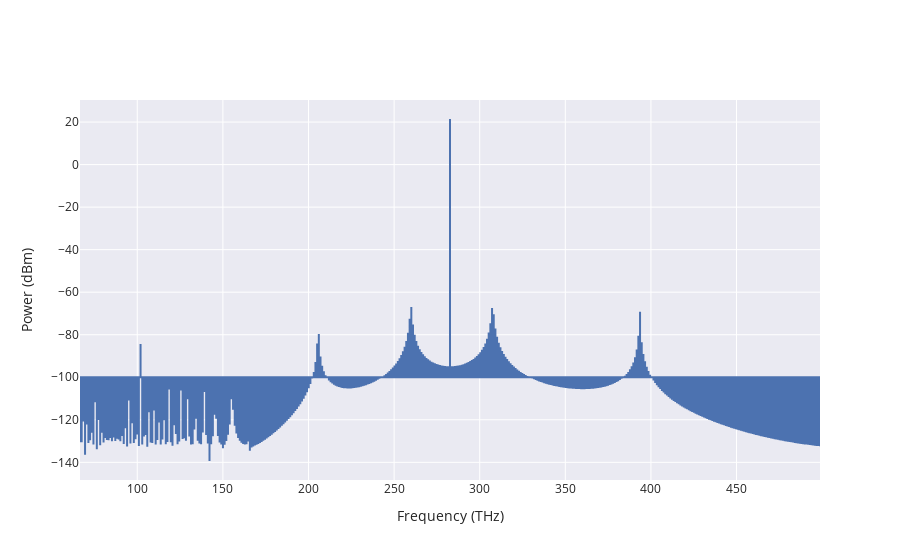

The code cell stored with this chart in its notebook:
### Code cell
solver.PlotCombSpectra(3345).show()

### Figure 1 — Plotly figure (JSON) as saved in the notebook; plotly's stock layout.template omitted (floating-point values rounded to 4 significant figures; data arrays with more than 128 entries replaced by an {"elided": "..."} marker saying what was removed)
{"data": [{"name": "Waveguide", "type": "scatter", "uid": "fc10a18b-d44f-43f5-b82f-184dcff844bb", "x": {"elided": "1323 float values"}, "y": {"elided": "1323 float values"}}], "layout": {"xaxis": {"title": {"text": "Frequency (THz)"}}, "yaxis": {"title": {"text": "Power (dBm)"}}}}
